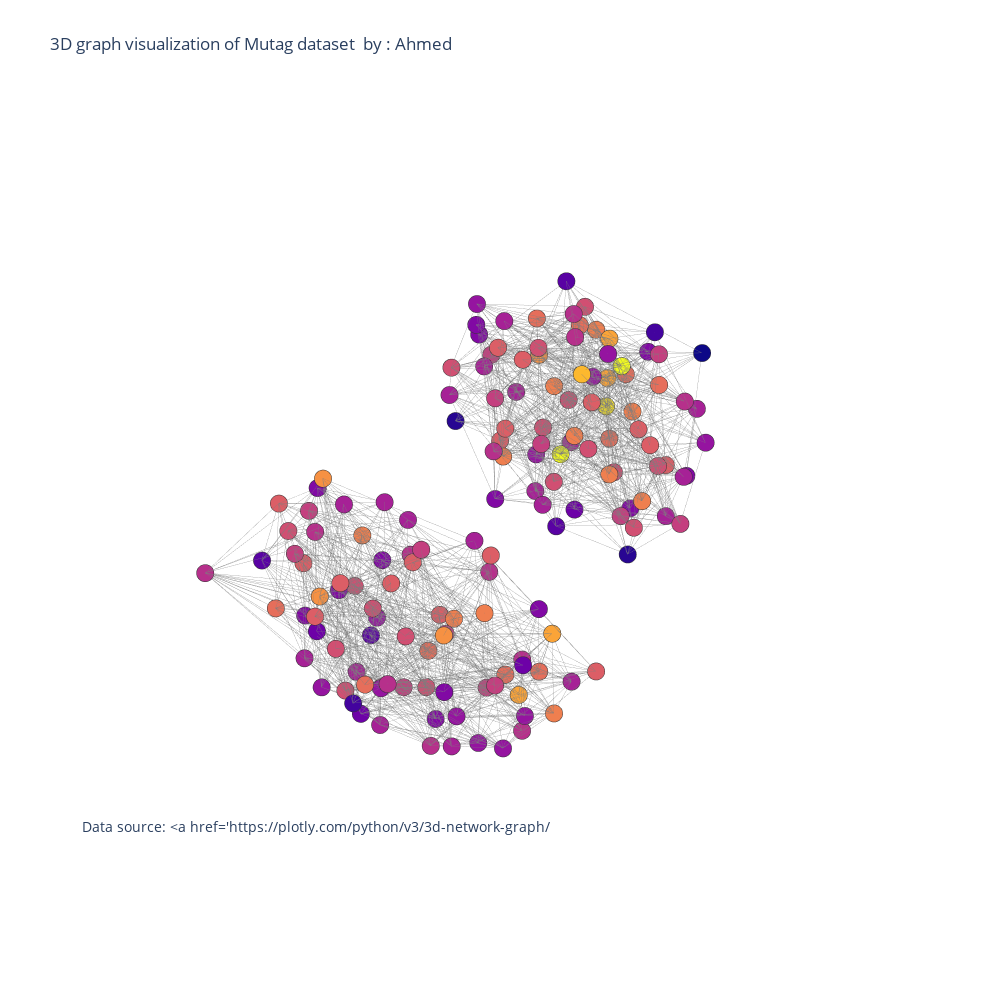

The code cell stored with this chart in its notebook:
### Code cell
import pandas as pd
import numpy as np
%matplotlib inline
import plotly.graph_objs as go
from  plotly.offline import plot
import chart_studio.plotly as py
import cufflinks as cf
cf.go_offline()
from plotly.offline import download_plotlyjs, init_notebook_mode, plot,iplot
init_notebook_mode(connected='true')
data=[trace1, trace2]
fig=go.Figure(data=data, layout=layout)

iplot(fig, filename='Les-Miserables')

### Figure 1 — Plotly figure (JSON) as saved in the notebook; plotly's stock layout.template omitted (floating-point values rounded to 4 significant figures; data arrays with more than 128 entries replaced by an {"elided": "..."} marker saying what was removed)
{"data": [{"hoverinfo": "none", "line": {"color": "rgb(125,125,125)", "width": 0.5}, "mode": "lines", "type": "scatter3d", "x": {"elided": "4026 float values"}, "y": {"elided": "4026 float values"}, "z": {"elided": "4026 float values"}}, {"hoverinfo": "text", "marker": {"color": {"elided": "150 int values"}, "line": {"color": "rgb(50,50,50)", "width": 0.5}, "size": 6, "symbol": "circle"}, "mode": "markers", "name": "actors", "text": {"elided": "150 str values"}, "type": "scatter3d", "x": {"elided": "150 float values"}, "y": {"elided": "150 float values"}, "z": {"elided": "150 float values"}}], "layout": {"annotations": [{"font": {"size": 14}, "showarrow": false, "text": "Data source: <a href='https://plotly.com/python/v3/3d-network-graph/</a>", "x": 0, "xanchor": "left", "xref": "paper", "y": 0.1, "yanchor": "bottom", "yref": "paper"}], "height": 1000, "hovermode": "closest", "margin": {"t": 100}, "scene": {"xaxis": {"showbackground": false, "showgrid": false, "showline": false, "showticklabels": false, "title": {"text": ""}, "zeroline": false}, "yaxis": {"showbackground": false, "showgrid": false, "showline": false, "showticklabels": false, "title": {"text": ""}, "zeroline": false}, "zaxis": {"showbackground": false, "showgrid": false, "showline": false, "showticklabels": false, "title": {"text": ""}, "zeroline": false}}, "showlegend": false, "title": {"text": "3D graph visualization of Mutag dataset  by : Ahmed"}, "width": 1000}}
